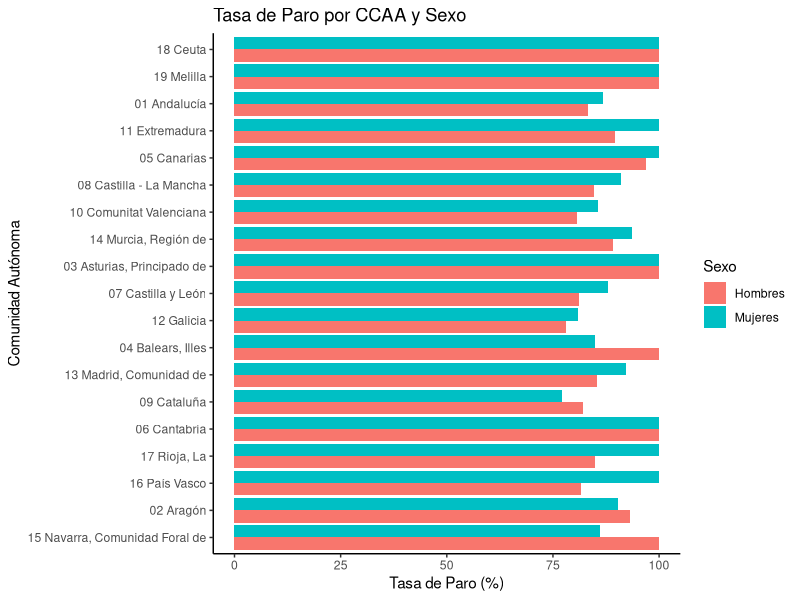
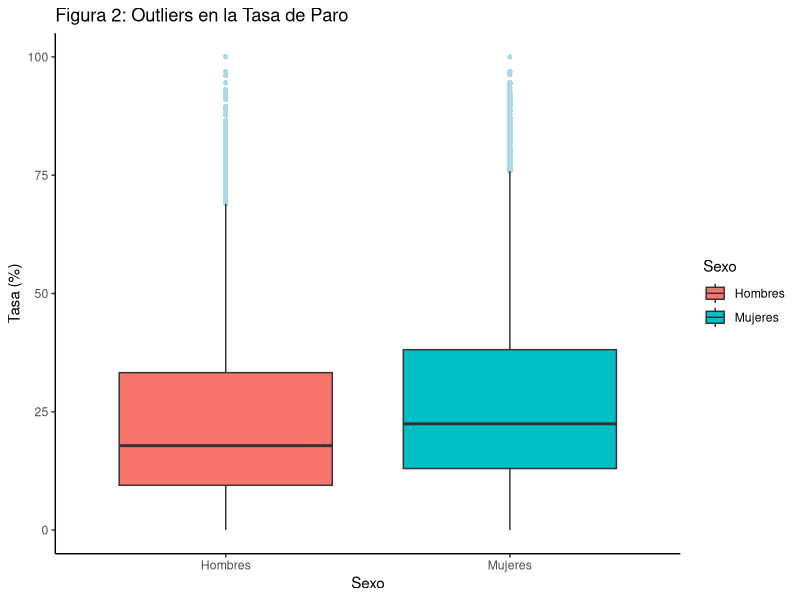

Write R code to recreate these figures, in order.
## ---- chunk 1
knitr::opts_chunk$set(echo = TRUE)
## ---- chunk 2
library(readr)
datos <- read_delim("data/65334.csv", 
                    delim = ";", 
                    escape_double = FALSE, 
                    trim_ws = TRUE)
#LIMPIEZA DE LOS DATOS, PARA QUE QUEDEN BIEN
datos$Total <- as.numeric(gsub(",", ".", datos$Total))
datos_limpios <- subset(
  datos,
  Sexo != "Ambos sexos" &
  Edad != "Total" &
  `Comunidades y Ciudades Autónomas` != "Total Nacional"
)

datos_limpios <- na.omit(datos_limpios)
## ---- chunk 3
library(ggplot2)

ggplot(data = datos_limpios, 
       mapping = aes(x = reorder(`Comunidades y Ciudades Autónomas`, Total), y = Total, fill = Sexo)) + geom_bar(stat = "identity", position = "dodge") + coord_flip() +
labs(title = "Tasa de Paro por CCAA y Sexo", x = "Comunidad Autónoma", y = "Tasa de Paro (%)", fill = "Sexo") + theme_classic()
## ---- chunk 4
library(ggplot2)

ggplot(data = datos_limpios, aes(x = Sexo, y = Total, fill = Sexo)) +
  geom_boxplot(outlier.color = "lightblue", outlier.shape = 16) +
  labs(title = "Figura 2: Outliers en la Tasa de Paro",
       x = "Sexo",
       y = "Tasa (%)") +
  theme_classic()
